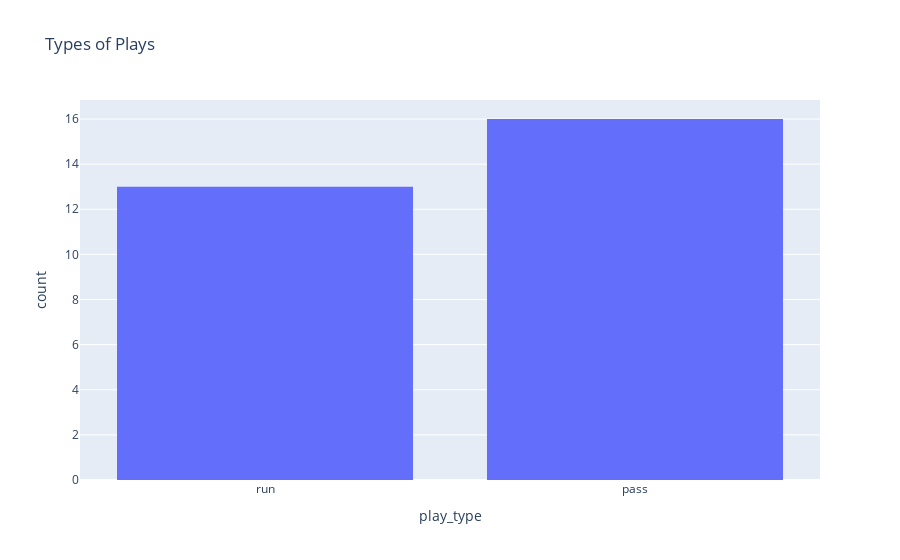

Notebook code cell kept with this figure:
### Code cell
def situation(down: int, qtr: int, ydstogo: int):
    import plotly.express as px  
    # prepare dat
    result = subset[(subset['down'] == down) & (subset['qtr'] == qtr) & (ydstogo <= subset['ydstogo']) & (subset['ydstogo'] <= ydstogo + 2)]
    run_plays = result.loc[result['play_type'] == "run", ["play_type", "run_location", "yards_gained"]]
    run_options = run_plays.groupby(["play_type", "run_location"]).mean('yards_gained').reset_index()
    pass_plays = result.loc[result['play_type'] == "pass", ["play_type", "pass_location", "yards_gained"]]
    pass_options = pass_plays.groupby(["play_type", "pass_location"]).mean('yards_gained').reset_index()


    # best plays
    max_run_option = run_options.loc[run_options["yards_gained"].idxmax()]
    max_pass_option = pass_options.loc[pass_options['yards_gained'].idxmax()]
    
    if max_run_option['yards_gained'] > max_pass_option['yards_gained']:
        print(f"run {max_run_option['run_location']} for {max_run_option['yards_gained']}")
    else:
        print(f"pass {max_pass_option['pass_location']} for {max_pass_option['yards_gained']}")

    # provide data and visuals
    fig = px.histogram(result, x="play_type", title="Types of Plays")
    fig.show()
    return pass_options, run_options

pass_options, run_options = situation(down=1,qtr=2, ydstogo=12)
print(pass_options)
print(run_options)

### Figure 1 — Plotly figure (JSON) as saved in the notebook; plotly's stock layout.template omitted (floating-point values rounded to 4 significant figures)
{"data": [{"alignmentgroup": "True", "bingroup": "x", "hovertemplate": "play_type=%{x}<br>count=%{y}<extra></extra>", "legendgroup": "", "marker": {"color": "#636efa", "pattern": {"shape": ""}}, "name": "", "offsetgroup": "", "orientation": "v", "showlegend": false, "type": "histogram", "x": ["run", "pass", "pass", "pass", "pass", "pass", "pass", "run", "pass", "pass", "pass", "pass", "pass", "pass", "run", "run", "run", "run", "pass", "run", "run", "run", "run", "pass", "run", "pass", "run", "pass", "run"], "xaxis": "x", "yaxis": "y"}], "layout": {"barmode": "relative", "legend": {"tracegroupgap": 0}, "title": {"text": "Types of Plays"}, "xaxis": {"anchor": "y", "domain": [0, 1], "title": {"text": "play_type"}}, "yaxis": {"anchor": "x", "domain": [0, 1], "title": {"text": "count"}}}}
